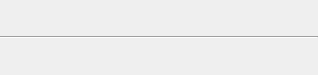
<?xml version="1.0" encoding="UTF-8"?>
<ui version="4.0">
 <class>MenuBar</class>
 <widget class="QWidget" name="MenuBar">
  <property name="geometry">
   <rect>
    <x>0</x>
    <y>0</y>
    <width>318</width>
    <height>75</height>
   </rect>
  </property>
  <property name="windowTitle">
   <string>Form</string>
  </property>
  <layout class="QGridLayout" name="gridLayout">
   <property name="leftMargin">
    <number>0</number>
   </property>
   <property name="topMargin">
    <number>0</number>
   </property>
   <property name="rightMargin">
    <number>0</number>
   </property>
   <property name="bottomMargin">
    <number>0</number>
   </property>
   <property name="verticalSpacing">
    <number>0</number>
   </property>
   <item row="0" column="0">
    <layout class="QHBoxLayout" name="layoutMenuButton">
     <property name="bottomMargin">
      <number>0</number>
     </property>
    </layout>
   </item>
   <item row="1" column="0">
    <widget class="Line" name="line">
     <property name="orientation">
      <enum>Qt::Horizontal</enum>
     </property>
    </widget>
   </item>
  </layout>
 </widget>
 <resources/>
 <connections/>
</ui>
